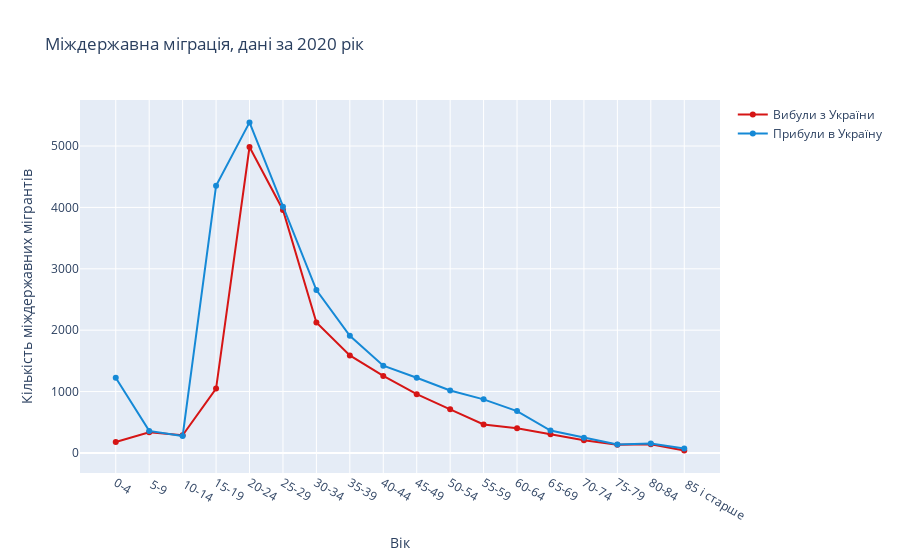

Notebook cell for this chart:
### Markdown cell above
**Відмінність між прибулими/вибулими за кордон**

### Code cell
year = input('Введіть рік (2019-2021): ')
fig = go.Figure()
fig.add_trace(go.Scatter(x=df_migr['Вік'], y=df_migr['Кількість вибулих'][df_migr['Рік'] == int(year)], 
                        mode='lines+markers', name='Вибули з України', line_color='#d61515'))
fig.add_trace(go.Scatter(x=df_migr['Вік'], y=df_migr['Кількість прибулих'][df_migr['Рік'] == int(year)], 
                        mode='lines+markers', name='Прибули в Україну',  line_color = '#1589d6'))
fig.update_layout(title = f'Міждержавна міграція, дані за {year} рік')
fig.update_yaxes(title_text = 'Кількість міждержавних мігрантів')
fig.update_xaxes(title_text = 'Вік')

### Figure 1 — Plotly figure (JSON) as saved in the notebook; plotly's stock layout.template omitted (floating-point values rounded to 4 significant figures)
{"data": [{"line": {"color": "#d61515"}, "mode": "lines+markers", "name": "Вибули з України", "type": "scatter", "x": ["0-4", " 5-9", " 10-14", "15-19", "20-24", "25-29", "30-34", "35-39", "40-44", "45-49", "50-54", "55-59", "60-64", "65-69", "70-74", "75-79", "80-84", " 85 і старше", "0-4", " 5-9", " 10-14", "15-19", "20-24", "25-29", "30-34", "35-39", "40-44", "45-49", "50-54", "55-59", "60-64", "65-69", "70-74", "75-79", "80-84", " 85 і старше", "0-4", " 5-9", " 10-14", "15-19", "20-24", "25-29", "30-34", "35-39", "40-44", "45-49", "50-54", "55-59", "60-64", "65-69", "70-74", "75-79", "80-84", " 85 і старше"], "y": [177, 336, 287, 1048, 4984, 3959, 2126, 1588, 1255, 958, 711, 463, 403, 304, 208, 133, 143, 38]}, {"line": {"color": "#1589d6"}, "mode": "lines+markers", "name": "Прибули в Україну", "type": "scatter", "x": ["0-4", " 5-9", " 10-14", "15-19", "20-24", "25-29", "30-34", "35-39", "40-44", "45-49", "50-54", "55-59", "60-64", "65-69", "70-74", "75-79", "80-84", " 85 і старше", "0-4", " 5-9", " 10-14", "15-19", "20-24", "25-29", "30-34", "35-39", "40-44", "45-49", "50-54", "55-59", "60-64", "65-69", "70-74", "75-79", "80-84", " 85 і старше", "0-4", " 5-9", " 10-14", "15-19", "20-24", "25-29", "30-34", "35-39", "40-44", "45-49", "50-54", "55-59", "60-64", "65-69", "70-74", "75-79", "80-84", " 85 і старше"], "y": [1226, 359, 274, 4351, 5385, 4011, 2653, 1908, 1422, 1224, 1017, 873, 682, 365, 248, 138, 153, 72]}], "layout": {"title": {"text": "Міждержавна міграція, дані за 2020 рік"}, "xaxis": {"title": {"text": "Вік"}}, "yaxis": {"title": {"text": "Кількість міждержавних мігрантів"}}}}
